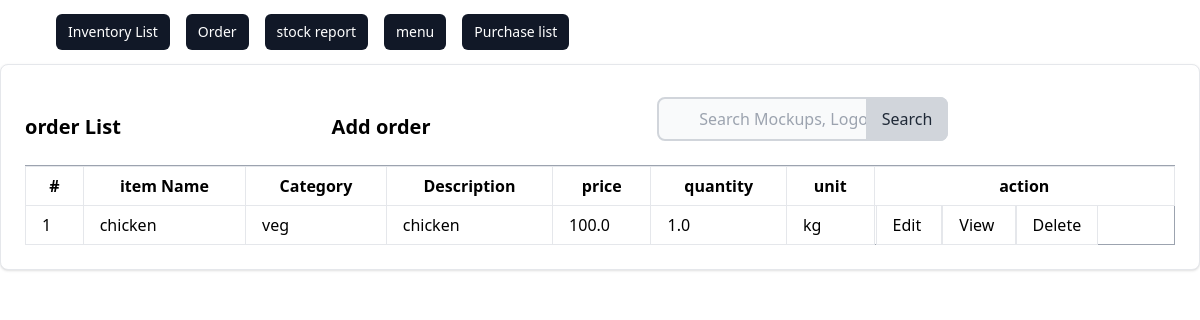
Before: /inventory/order/list/ with the older database file.
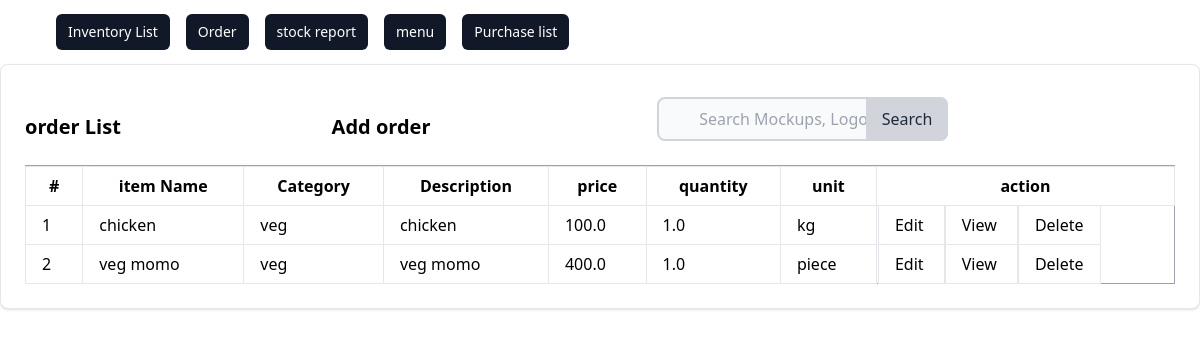
After: the same page with the newer database file.
### inventory/models.py (models this page shows, shortened)
class Order(models.Model):
    category = models.ForeignKey(Category, on_delete=models.CASCADE)
    item_name = models.CharField(max_length=100)
    quantity = models.FloatField()
    price = models.FloatField()
    unit = models.CharField(choices=CHOICES, max_length=100)
    description = models.TextField()
    table = models.ForeignKey(
        Table, on_delete=models.CASCADE, max_length=100, null=True)

class Category(models.Model):
    name = models.CharField(max_length=100)
    description = models.TextField()
    def __str__(self):
        return self.name

### inventory/views.py (the view)
# urls.py: path('inventory/order/list/', views.OrderListView.as_view(), name='order_index'),
class OrderListView(ListView):
    model = Order
    template = 'order/order_list.html'
    success_url = reverse_lazy('inventory:order_index')

### inventory/templates/inventory/order_list.html (shortened to what this page needs)
{% extends '../inventory/base.html' %} {% block content %}
<div class="card max-w-80%  p-6 bg-white border border-gray-200 rounded-lg shadow dark:bg-gray-800 dark:border-gray-400">
  <div class="row">
    <div class="flex items-center justify-between">
        <h5 class="text-xl font-semibold">order List</h5>
        <a href="{% url 'inventory:order_create' %}" class="text-xl font-semibold text-grey-200 hover:underline hover:text-blue-00 ml-auto">
         <h5>  Add order</h5>
        </a>
      <form method="get" action="/" class="max-w-md mx-auto px-4 py-2 justify-end">
        <div class="relative">
            <input
            type="search"
            id="default-search"
            name='q'
            class="block w-full pl-10 pr-4 py-2 rounded-lg border-2 border-gray-300 bg-gray-50 focus:ring-blue-500 focus:border-blue-500"
            placeholder="Search Mockups, Logos..."
            required
          />
          <button
            type="submit"
            class="absolute inset-y-0 right-0 px-4 py-2 bg-gray-300 text-gray-800 rounded-r-lg hover:bg-gray-400 focus:outline-none focus:bg-gray-400"
          >
            Search
          </button>
        </div>
      </form>
    </div>
      <div class="card-body">
        <table class="table-auto w-full border-collapse border border-gray-400 table-bordered">
          <th class="px-1 py-0">
            <tr>
              <th class="px-4 py-2 border px-4 py-2" >#</th>
              <th class="px-4 py-2  border ">item Name</th>
              <th class="px-4 py-2  border ">Category</th>
              <th class="px-4 py-2  border ">Description</th>
              <th  class="px-4 py-2  border ">price</th>
              <th class="px-4 py-2  border ">quantity</th>
              <th class="px-4 py-2  border ">unit</th>
              <th col="3" class="px-0 py-0  border ">action</th>
            </tr>
          </th>
          <tbody>
            {% if object_list %} {% for order in object_list %}
            <tr>
              <td class="border px-4 py-2">{{ order.id}}</td>
              <td class="border px-4 py-2">{{ order.item_name }}</td>
              <td class="border px-4 py-2">{{ order.category }}</td>
              <td class="border px-4 py-2">{{ order.description }}</td>
              <td class="border px-4 py-2">{{ order.price }}</td>
              <td  class="border px-4 py-2">{{ order.quantity }}</td>
              <td class="border px-4 py-2">{{ order.unit}}</td>
              <td>
                <a  class="border px-4 py-2"  href="{% url 'inventory:update'  %}"> Edit </a>
                <a class="border px-4 py-2"  href="{% url 'inventory:detail' %}"> View </a>
                <a  class="border px-4 py-2" href="/" > Delete </a>
              </td>
            </tr>
          {% endfor %}
          {% else %}
            <tr><td colspan="8" class="border px-4 py-2">No order found</td></tr>
          {% endif %}
          </tbody>
        </table>
      </div>
    </div>
  </div>
  </div>
{% endblock %}

Changed rows visible on the page:
added Order: id "2", item_name "veg momo", category "veg", description "veg momo", price "400.0", quantity "1.0", unit "piece"
